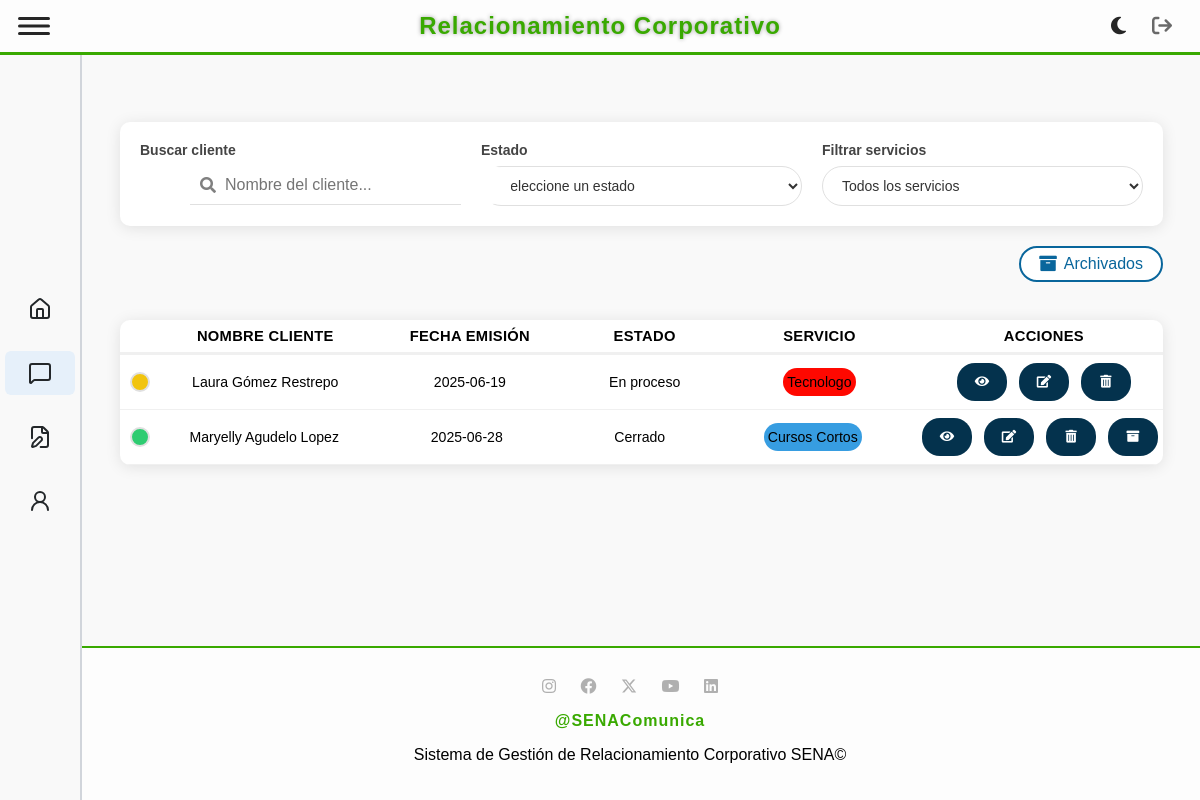
Screenshot of /solicitud/view (signed in) with the database file from the repository.
### tables this page shows
CREATE TABLE `solicitud` (
  `idSolicitud` int(11) NOT NULL,
  `FechaEvento` date DEFAULT NULL,
  `FechaCreacion` date NOT NULL,
  `Lugar` varchar(80) DEFAULT NULL,
  `Municipio` varchar(50) NOT NULL,
  `Observaciones` text DEFAULT NULL,
  `Comentarios` text DEFAULT NULL,
  `MedioSolicitud` varchar(50) DEFAULT NULL,
  `DescripcionNecesidad` varchar(100) DEFAULT NULL,
  `FKusuario` int(11) NOT NULL,
  `FKtipoEvento` int(11) NOT NULL,
  `FKestado` int(11) NOT NULL,
  `FKcliente` int(11) NOT NULL,
  `FKtipoServicio` int(11) NOT NULL,
  `Asignacion` int(11) DEFAULT NULL
);

CREATE TABLE `cliente` (
  `idCliente` int(11) NOT NULL,
  `DocumentoCliente` varchar(20) NOT NULL,
  `NombreCliente` varchar(100) NOT NULL,
  `CorreoCliente` varchar(100) NOT NULL,
  `TelefonoCliente` varchar(10) NOT NULL
);

CREATE TABLE `estado` (
  `idEstado` int(11) NOT NULL,
  `Estado` varchar(45) NOT NULL,
  `Descripcion` varchar(100) NOT NULL
);

CREATE TABLE `servicio` (
  `idServicio` int(11) NOT NULL,
  `Servicio` varchar(100) NOT NULL,
  `Color` varchar(7) NOT NULL
);

### app/controllers/baseController.php (called while the page is built, shortened)
<?php
class BaseController {
    public $layout = "default";
    public function render(string $view, array $arrayData = null) {
        $layout = MAIN_APP_ROUTE . "../views/layouts/{$this->layout}.php";
        include_once $layout;
    }
}

### app/controllers/solicitudController.php (called while the page is built, shortened)
<?php
require_once "baseController.php";
require_once MAIN_APP_ROUTE . "../models/SolicitudModel.php";
class SolicitudController extends BaseController
{
    public function view()
    {
        $rol = $_SESSION['rol'] ?? null;
        $idUsuario = $_SESSION['idUsuario'] ?? null;
        $solicitudObj = new SolicitudModel();
        if ($rol == 1) {
            $solicitudes = $solicitudObj->getAll();
        } elseif ($rol == 3 || $rol == 4) {
            $solicitudes = $solicitudObj->getByAsignacion($idUsuario);
        } else {
            $solicitudes = [];
        }
        $clienteObj = new ClienteModel();
        $clientes = $clienteObj->getAll();
        $servicioObj = new ServicioModel();
        $servicios = $servicioObj->getAll();
        $estadoObj = new EstadoModel();
        $estados = $estadoObj->getAll();
        $data = [
            "solicitudes" => $solicitudes,
            "clientes" => $clientes,
            "servicios" => $servicios,
            "estados" => $estados,
            "titulo" => "solicitudes"
        ];
        $this->render('solicitud/view.php', $data);
    }
}

### app/models/BaseModel.php (called while the page is built, shortened)
<?php
abstract class BaseModel {
    public function __construct() {
        try {
            $options = [
                PDO::ATTR_ERRMODE => PDO::ERRMODE_EXCEPTION,
                PDO::ATTR_DEFAULT_FETCH_MODE => PDO::FETCH_OBJ
            ];
            $dsn = DRIVER.':host='.HOST.';dbname='.DATABASE;
            $this->dbConnection = new PDO($dsn, USERNAME_DB, PASSWORD_DB, $options);
        } catch (PDOException $ex) {
            echo 'Error en la conexión: '.$ex->getMessage();
            exit;
        }
    }
}

### app/models/solicitudModel.php (called while the page is built, shortened)
<?php
require_once MAIN_APP_ROUTE . "../models/BaseModel.php";
class SolicitudModel extends BaseModel
{
    public function getAll(): array
    {
        try {
            $sql = "SELECT s.*, c.NombreCliente, sv.Servicio, sv.Color, e.Estado
                    FROM solicitud s
                    JOIN cliente c ON s.FKcliente = c.idCliente
                    JOIN tiposervicio ts ON s.FKtipoServicio = ts.idTipoServicio
                    JOIN servicio sv ON ts.FKidServicio = sv.idServicio
                    JOIN estado e ON s.FKestado = e.idEstado
                    WHERE s.FKestado != 2";
            $stmt = $this->dbConnection->prepare($sql);
            $stmt->execute();
            return $stmt->fetchAll(\PDO::FETCH_OBJ);
        } catch (PDOException $e) {
            throw new PDOException("Error al obtener solicitudes: " . $e->getMessage());
        }
    }
}

### app/views/solicitud/view.php (the view, shortened to what this page needs)
<link href="https://cdnjs.cloudflare.com/ajax/libs/font-awesome/5.15.3/css/all.min.css" rel="stylesheet">
<div class="filters">
    <div class="search-container">
        <div class="form-group">
            <label>Buscar cliente</label>
            <div class="search-bar">
                <i class="fas fa-search search-icon"></i>
                <input id="searchInput" type="text" placeholder="Nombre del cliente...">
            </div>
        </div>
    </div>
    <div class="search-container">
        <div class="form-group">
            <label for="estado">Estado</label>
            <select id="estado" name="IdEstado" class="form-control">
                <option value="">Seleccione un estado</option>
            </select>
        </div>
    </div>
    <div class="search-container">
        <div class="form-group">
            <label>Filtrar servicios</label>
            <select id="servicio" name="IdServicio" class="form-control">
                <option value="">Todos los servicios</option>
            </select>
        </div>
    </div>
</div>
<div style="display: flex; justify-content: flex-end; margin-bottom: 18px;">
    <a href="/solicitud/archivadas" class="archivados-btn">
        <i class="fas fa-archive"></i> Archivados
    </a>
</div>
<main>
    <div class="table">
        <div class="titulos">
            <div></div>
            <div>Nombre Cliente</div>
            <div>Fecha Emisión</div>
            <div>Estado</div>
            <div>Servicio</div>
            <div>Acciones</div>
        </div>
        <?php if (empty($solicitudes)): ?>
            <?php if (in_array($_SESSION['rol'], [3, 4])): ?>
                <div class="solicitud-row">
                    <div colspan="6" style="text-align:center; width:100%;">Aún no tienes solicitudes asignadas.</div>
                </div>
            <?php else: ?>
                <div class="solicitud-row">
                    <div colspan="6" style="text-align:center; width:100%;">No se encuentran solicitudes en la base de datos</div>
                </div>
            <?php endif; ?>
        <?php else: ?>
            <?php foreach ($solicitudes as $solicitud): ?>
                <?php
                $dias = (new DateTime())->diff(new DateTime($solicitud->FechaCreacion))->days;
                if ($dias < 7) {
                    $statusClass = "status-recent";
                } elseif ($dias <= 15) {
                    $statusClass = "status-medium";
                } else {
                    $statusClass = "status-old";
                }
                $mostrarArchivar = in_array($solicitud->FKestado ?? $solicitud->idEstado ?? null, [4, 8]);
                $mostrarEliminar = isset($_SESSION['rol']) && $_SESSION['rol'] == 1;
                ?>
                <div class="solicitud-row">
                    <div>
                        <span class="status-indicator <?php echo $statusClass; ?>"></span>
                    </div>
                    <div><?php echo htmlspecialchars($solicitud->NombreCliente); ?></div>
                    <div><?php echo htmlspecialchars($solicitud->FechaCreacion); ?></div>
                    <div><?php echo htmlspecialchars($solicitud->Estado); ?></div>
                    <div>
                        <div class="service-badge <?php echo $textClass; ?>"
                            style="background-color: <?php echo htmlspecialchars($solicitud->Color); ?>">
                            <?php echo htmlspecialchars($solicitud->Servicio); ?>
                        </div>
                    </div>
                    <div class="buttons">
                        <a href="/solicitud/view/<?php echo $solicitud->idSolicitud; ?>" class="ver buttons">
                            <i class="fas fa-eye"></i>
                        </a>
                        <a href="/solicitud/edit/<?php echo $solicitud->idSolicitud; ?>" class="editar">
                            <i class="fas fa-edit"></i>
                        </a>
                        <?php if ($mostrarEliminar): ?>
                        <a href="/solicitud/delete/<?php echo $solicitud->idSolicitud; ?>" class="eliminar">
                            <i class="fas fa-trash-alt"></i>
                        </a>
                        <?php endif; ?>
                        <?php if ($mostrarArchivar): ?>
                        <a href="#" class="archivar" title="Archivar" data-id="<?php echo $solicitud->idSolicitud; ?>">
                            <i class="fas fa-archive"></i>
                        </a>
                        <?php endif; ?>
                    </div>
                </div>
            <?php endforeach; ?>
        <?php endif; ?>
    </div>
</main>

### public/css/styles_admin_layout.css (style rules this page uses)
html, body { height: 100vh; min-height: 100vh; }
body { display: flex; flex-direction: column; min-height: 100vh; margin: 0; font-family: sans-serif; background-color: #f9f9f9; transition: margin-left 0.3s ease; }
main { flex: 1 0 auto; transition: margin-left 0.5s ease; display: flex; align-items: flex-start; justify-content: center; }
.buttons { display: flex; gap: 10px; }
.buttons a { background-color: #04324D; color: white; text-decoration: none; padding: 0 10px; border-radius: 20px; font-size: 16px; display: flex; align-items: center; justify-content: center; transition: background-color 0.3s ease; width: 36px; height: 36px; }

### app/views/solicitud/view.php (style rules this page uses)
.table { background: white; border-radius: 10px; box-shadow: 0 2px 15px rgba(0, 0, 0, 0.1); width: 100%; margin-top: 20px; overflow: hidden; }
.titulos, .solicitud-row { border-bottom: 3px solid #f0f0f0; display: grid; grid-template-columns: 40px 1fr 1fr 0.7fr 1fr 1.2fr; align-items: center; text-align: center; gap: 6px; }
.titulos div { font-weight: bold; padding: 8px 0; font-size: 0.92rem; letter-spacing: 0.3px; text-transform: uppercase; }
.solicitud-row div { margin: 2px 0; padding: 6px 4px; font-size: 0.88rem; display: flex; justify-content: center; align-items: center; }
.solicitud-row { transition: background 0.3s; border-bottom: 1px solid #f0f0f0; }
span { color: #555; font-size: 0.95rem; }
.status-indicator { width: 16px; height: 16px; border-radius: 50%; display: inline-block; margin: 0 auto; border: 2px solid #e0e0e0; }
.status-recent { background-color: #2ecc71; }
.status-medium { background-color: #f1c40f; }
.service-badge { padding: 3px 8px; border-radius: 14px; display: inline-block; font-size: 0.82rem; font-weight: 500; transition: all 0.2s ease; }
.buttons a { margin: 0 1px; color: #fff; font-size: 0.92rem; padding: 1px 7px; border-radius: 18px; background: #04324D; display: inline-flex; align-items: center; transition: background 0.2s, color 0.2s; }
.buttons a i { font-size: 0.8rem; }
.search-bar { position: relative; flex-grow: 1; max-width: 300px; margin-left: 50px; border-bottom: 1px solid #e0e0e0; }
.search-bar input[type="text"] { width: 100%; padding: 10px 15px 10px 35px; font-size: 16px; border: none; border-radius: 30px; outline: none; background-color: white; }
.search-bar .search-icon { position: absolute; top: 50%; left: 10px; transform: translateY(-50%); color: gray; }
.filters { display: flex; padding: 20px; gap: 20px; background: white; border-radius: 10px; box-shadow: 0 2px 15px rgba(0, 0, 0, 0.1); margin: 20px auto; }
.search-container { flex: 1; min-width: 200px; }
.form-group { display: flex; flex-direction: column; gap: 8px; width: 100%; }
.form-group label { font-size: 14px; color: #444; font-weight: 700; }
.form-control { padding: 10px 15px; border: 1px solid #e0e0e0; border-radius: 30px; font-size: 14px; width: 100%; background-color: white; color: #333; outline: none; transition: all 0.3s ease; }
.archivados-btn { display: inline-flex; align-items: center; gap: 7px; background: #fff; color: #09669C; padding: 7px 18px; border-radius: 20px; font-size: 1rem; font-weight: 500; text-decoration: none; border: 2px solid #09669C; transition: background 0.2s, color 0.2s; }
.archivados-btn i { font-size: 1.1rem; }

### rows the page displays
solicitud: FKcliente.NombreCliente "Laura Gómez Restrepo", FechaCreacion "2025-06-19", FKestado.Estado "En proceso", servicio.Servicio "Tecnologo"
solicitud: FKcliente.NombreCliente "Maryelly Agudelo Lopez", FechaCreacion "2025-06-28", FKestado.Estado "Cerrado", servicio.Servicio "Cursos Cortos"
